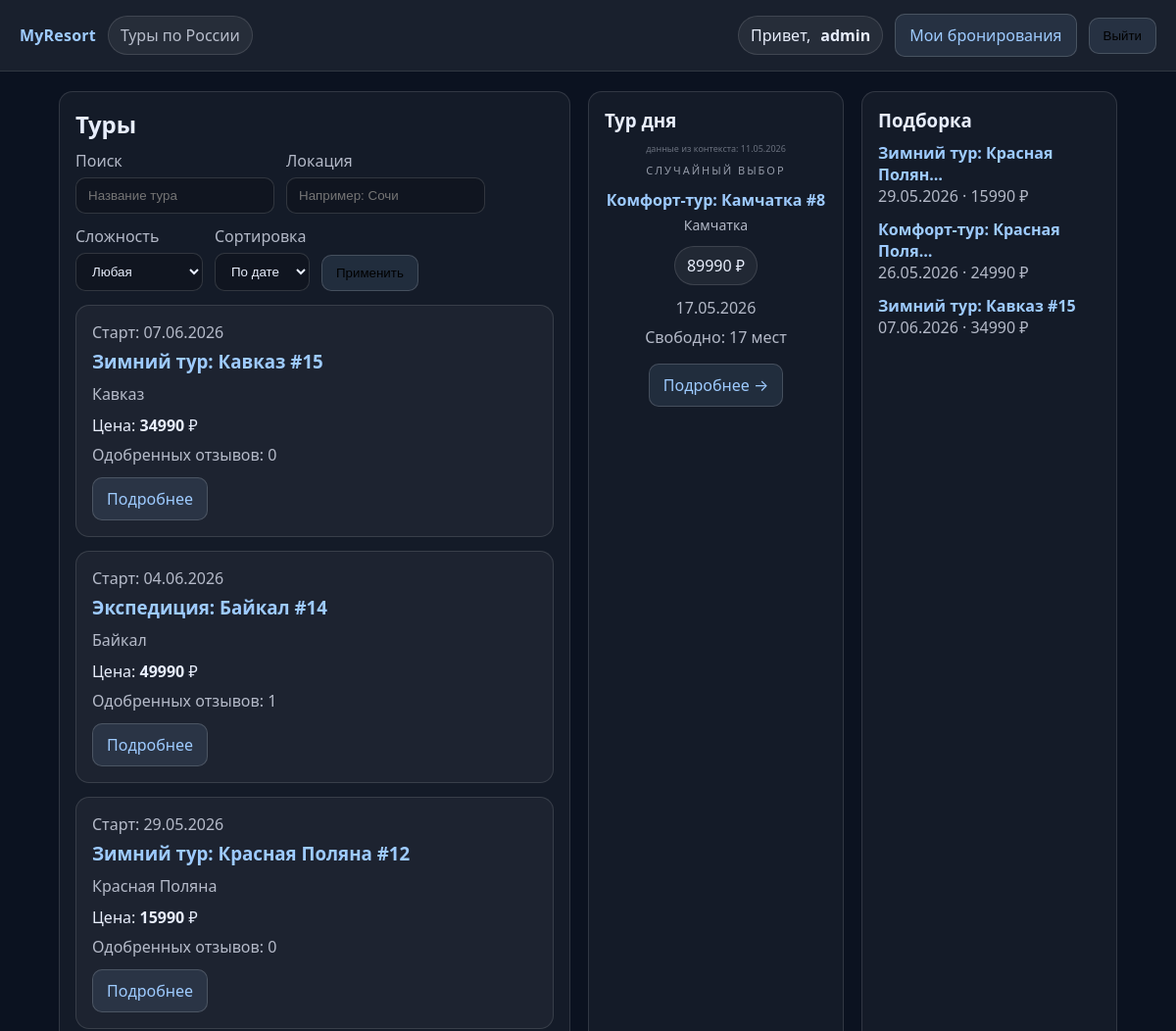
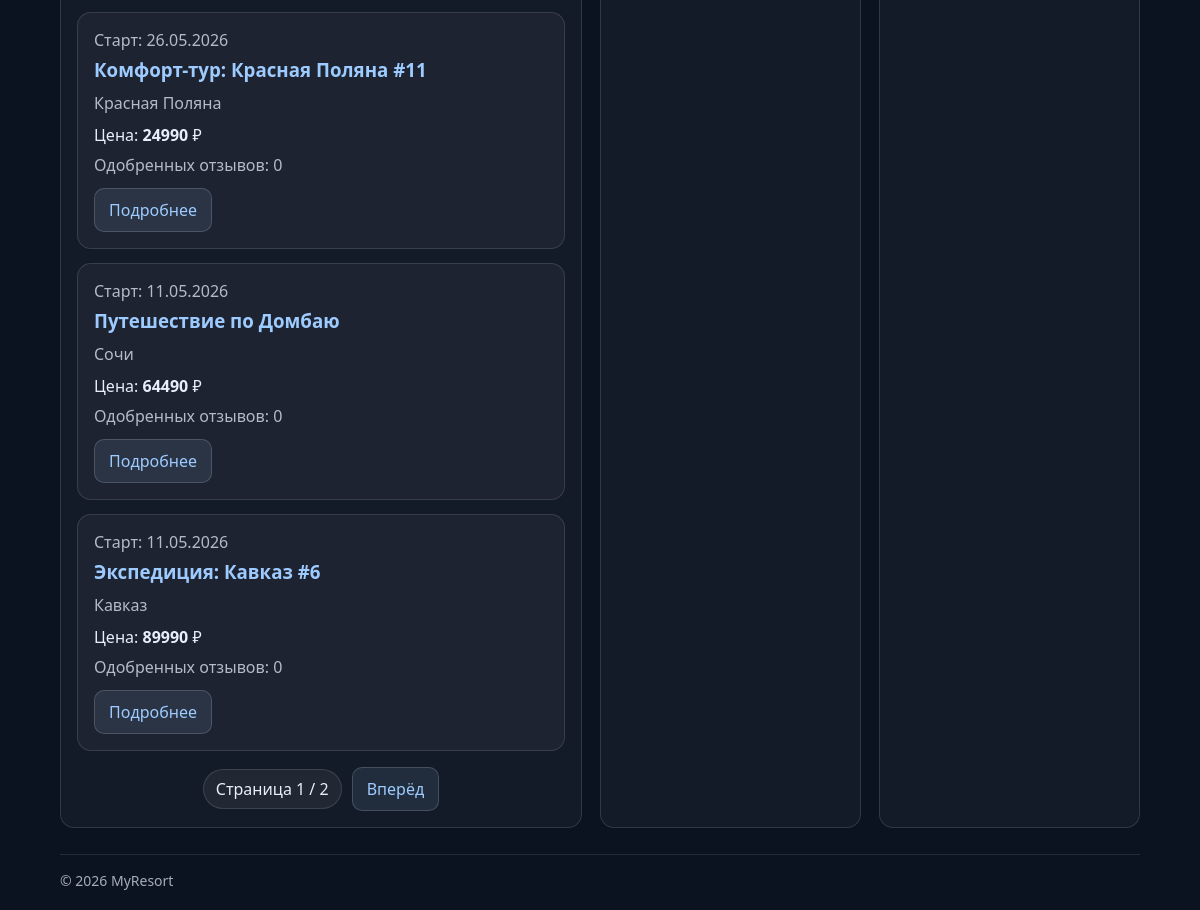
The app's page / (signed in) with its own data (2 pictures, top to bottom).
### resorts/models.py (models this page shows, shortened)
class Tour(models.Model):
    DIFFICULTY_CHOICES = [
        ("beginner", "Начинающий"),
        ("intermediate", "Средний"),
        ("advanced", "Продвинутый"),
        ("expert", "Эксперт"),
    ]
    title = models.CharField(max_length=200, verbose_name="Название тура")
    description = models.TextField(verbose_name="Описание", blank=True)
    location = models.CharField(
        max_length=150,
        blank=True,
        verbose_name="Локация/направление",
    )
    difficulty_level = models.CharField(
        max_length=20,
        choices=DIFFICULTY_CHOICES,
        default="intermediate",
        verbose_name="Уровень сложности",
    )
    start_date = models.DateField(verbose_name="Дата начала")
    end_date = models.DateField(verbose_name="Дата окончания")
    price = models.DecimalField(
        max_digits=10,
        decimal_places=2,
        verbose_name="Стоимость тура (руб.)",
    )
    capacity = models.PositiveIntegerField(
        default=20,
        verbose_name="Максимальное количество человек",
    )
    main_image = models.ImageField(
        upload_to="tours/",
        null=True,
        blank=True,
        verbose_name="Главное изображение",
    )
    created_at = models.DateTimeField(auto_now_add=True, verbose_name="Дата создания")
    updated_at = models.DateTimeField(auto_now=True, verbose_name="Дата обновления")
    created_by = models.ForeignKey(
        User,
        on_delete=models.SET_NULL,
        null=True,
        blank=True,
        related_name="created_tours",
        verbose_name="Кто создал",
    )
    objects = TourManager()
    class Meta:
        verbose_name = "Тур"
        verbose_name_plural = "Туры"
        ordering = ["-start_date", "-id"]
    def get_absolute_url(self):
        return reverse("resorts:tour_detail", kwargs={"pk": self.pk})
    @property
    def booked_people(self) -> int:
        return (
            self.bookings.exclude(status="cancelled")
            .aggregate(total=models.Sum("people_count"))
            .get("total")
            or 0
        )
    @property
    def free_places(self) -> int:
        return max(0, int(self.capacity) - int(self.booked_people))

### resorts/views.py (the view)
# urls.py: path("", views.tour_list, name="tour_list"),
def tour_list(request):
    qs = (
        Tour.objects.upcoming()
        .filter(title__icontains=request.GET.get("q", "").strip())
        .filter(location__icontains=request.GET.get("location", "").strip())
    )
    difficulty = request.GET.get("difficulty", "").strip()
    if difficulty:
        qs = qs.filter(difficulty_level=difficulty)
    qs = qs.exclude(reviews__moderation_status="rejected")
    sort = request.GET.get("sort", "date")
    if sort == "price":
        qs = qs.order_by("price", "-start_date")
    else:
        qs = qs.order_by("-start_date", "-id")
    qs = qs.annotate(
        approved_reviews=Count(
            "reviews",
            filter=Q(reviews__moderation_status="approved"),
            distinct=True,
        )
    )
    paginator = Paginator(qs, 6)
    page = request.GET.get("page", 1)
    try:
        tours_page = paginator.page(page)
    except PageNotAnInteger:
        tours_page = paginator.page(1)
    except EmptyPage:
        tours_page = paginator.page(paginator.num_pages)
    return render(
        request,
        "resorts/tour_list.html",
        {
            "tours_page": tours_page,
            "difficulty_choices": Tour.DIFFICULTY_CHOICES,
            "now": timezone.now(),
            "today": timezone.localdate(),
        },
    )

### resorts/models.py (called while the page is built)
    def upcoming(self):
        return self.filter(end_date__gte=timezone.localdate())

    def get_queryset(self):
        return TourQuerySet(self.model, using=self._db)

    def upcoming(self):
        return self.get_queryset().upcoming()

### resorts/templatetags/resort_tags.py (called while the page is built)
@register.simple_tag
def current_year():
    return timezone.localdate().year

@register.inclusion_tag("resorts/_tour_of_day.html", takes_context=True)
def tour_of_day(context):
    today = context.get("today", timezone.localdate())
    upcoming_tours = list(Tour.objects.upcoming())
    if upcoming_tours:
        random_tour = random.choice(upcoming_tours)
    else:
        random_tour = None
    return {
        "tour_of_day": random_tour,
        "today": today,
        "from_context": "today" in context
    }

@register.simple_tag
def featured_tours(limit=3):
    return Tour.objects.upcoming().order_by("price", "-start_date")[: int(limit)]

### resorts/templates/resorts/tour_list.html (shortened to what this page needs)
{% extends "resorts/base.html" %}
{% load resort_tags %}
{% block content %}
  <div class="grid" style="display: grid; grid-template-columns: 2fr 1fr 1fr; gap: 18px;">
    <div class="card">
      <h2 style="margin:0 0 10px 0;">Туры</h2>
      <form method="get" class="row" style="margin: 10px 0 14px 0;">
        <div>
          <label class="muted">Поиск</label><br>
          <input name="q" value="{{ request.GET.q }}" placeholder="Название тура">
        </div>
        <div>
          <label class="muted">Локация</label><br>
          <input name="location" value="{{ request.GET.location }}" placeholder="Например: Сочи">
        </div>
        <div>
          <label class="muted">Сложность</label><br>
          <select name="difficulty">
            <option value="">Любая</option>
          </select>
        </div>
        <div>
          <label class="muted">Сортировка</label><br>
          <select name="sort">
            <option value="date" {% if request.GET.sort != "price" %}selected{% endif %}>По дате</option>
          </select>
        </div>
        <div style="align-self:end;">
          <button class="btn" type="submit">Применить</button>
        </div>
      </form>
      {% if tours_page.object_list %}
        <div class="row" style="gap: 14px;">
          {% for tour in tours_page.object_list %}
            <div class="card" style="flex:1 1 320px;">
              <div class="muted">Старт: {{ tour.start_date|date:"d.m.Y" }}</div>
              <h3 style="margin: 6px 0 10px 0;">
                <a href="{{ tour.get_absolute_url }}">{{ tour.title }}</a>
              </h3>
              <div class="muted">{{ tour.location|default:"—" }}</div>
              <div style="margin-top:10px;">
                Цена: <strong>{{ tour.price|floatformat:0 }}</strong> ₽
              </div>
              <div class="muted" style="margin-top:8px;">
                Одобренных отзывов: {{ tour.approved_reviews }}
              </div>
              <div style="margin-top: 12px;">
                <a class="btn" href="{{ tour.get_absolute_url }}">Подробнее</a>
              </div>
            </div>
          {% endfor %}
        </div>
        <div class="pager">
          <span class="pill">Страница {{ tours_page.number }} / {{ tours_page.paginator.num_pages }}</span>
          {% if tours_page.has_next %}
            <a class="btn" href="?page={{ tours_page.next_page_number }}">Вперёд</a>
          {% endif %}
        </div>
      {% else %}
        <div class="muted">Ничего не найдено.</div>
      {% endif %}
    </div>
    <div class="card">
      <h3 style="margin:0 0 10px 0;"> Тур дня</h3>
      {% tour_of_day %}
    </div>
    <div class="card">
      <h3 style="margin:0 0 10px 0;"> Подборка</h3>
      {% featured_tours 3 as ftours %}
      {% for t in ftours %}
        <div style="margin-bottom: 12px;">
          <a href="{{ t.get_absolute_url }}"><strong>{{ t.title|truncatechars:26 }}</strong></a><br>
          <span class="muted">{{ t.start_date|date:"d.m.Y" }} · {{ t.price|floatformat:0 }} ₽</span>
        </div>
      {% empty %}
        <div class="muted">Пока нет туров.</div>
      {% endfor %}
    </div>
  </div>
{% endblock %}

### resorts/templates/resorts/_user_block.html (shortened to what this page needs)
{% if request.user.is_authenticated %}
    <div class="row" style="align-items:center;">
        <span class="pill">Привет, <strong>{{ request.user.username }}</strong></span>
        <a class="btn" href="{% url 'resorts:my_bookings' %}">Мои бронирования</a>
        <form method="post" action="{% url 'logout' %}" style="display: inline;">
            <button type="submit" class="btn">Выйти</button>
        </form>
    </div>
{% else %}
    <div class="row" style="align-items:center;">
        <a class="btn" href="{% url 'login' %}">Войти</a>
        <a class="btn" href="{% url 'resorts:signup' %}">Регистрация</a>
    </div>
{% endif %}

### resorts/templates/resorts/_tour_of_day.html (shortened to what this page needs)
{% if tour_of_day %}
    <div style="text-align: center;">
        {% if from_context %}
            <div style="font-size: 9px; opacity: 0.4; margin-bottom: 5px;">
                данные из контекста: {{ today|date:"d.m.Y" }}
            </div>
        {% endif %}
        <div style="font-size: 11px; text-transform: uppercase; letter-spacing: 2px; opacity: 0.6; margin-bottom: 12px;">
            Случайный выбор
        </div>
        <h4 style="margin: 10px 0 5px;">
            <a href="{% url 'resorts:tour_detail' tour_of_day.pk %}">{{ tour_of_day.title }}</a>
        </h4>
        <div class="muted" style="font-size: 14px;">
            {{ tour_of_day.location|default:"—" }}
        </div>
        <div style="margin: 12px 0;">
            <span class="pill">{{ tour_of_day.price|floatformat:0 }} ₽</span>
        </div>
        <div style="margin-bottom: 8px;">
            <span class="muted">{{ tour_of_day.start_date|date:"d.m.Y" }}</span>
        </div>
        <div>
            <span class="muted"> Свободно: {{ tour_of_day.free_places }} мест</span>
        </div>
        <div style="margin-top: 16px;">
            <a class="btn" href="{% url 'resorts:tour_detail' tour_of_day.pk %}">Подробнее →</a>
        </div>
    </div>
{% else %}
    <div style="text-align: center; padding: 20px;">
        <div style="font-size: 32px; opacity: 0.5;">🎿</div>
        <div class="muted" style="margin-top: 10px;">Пока нет предстоящих туров</div>
    </div>
{% endif %}

### resorts/templates/resorts/base.html (style rules this page uses)
body { font-family: system-ui, -apple-system, Segoe UI, Roboto, Arial, sans-serif; margin: 0; background: #0b1220; color: #e8eefc; }
a { color: #9ecbff; text-decoration: none; }
.pill { display: inline-flex; gap: 10px; align-items: center; padding: 8px 12px; border: 1px solid rgba(255,255,255,0.12); border-radius: 999px; background: rgba(255,255,255,0.06); }
.grid { display: grid; grid-template-columns: 2fr 1fr; gap: 18px; }
.card { padding: 16px; border: 1px solid rgba(255,255,255,0.12); border-radius: 14px; background: rgba(255,255,255,0.04); }
.muted { color: rgba(232,238,252,0.75); }
.btn { display: inline-block; padding: 10px 14px; border-radius: 10px; border: 1px solid rgba(255,255,255,0.16); background: rgba(158,203,255,0.10); }
.row { display: flex; gap: 12px; flex-wrap: wrap; }
input, select { padding: 10px 12px; border-radius: 10px; border: 1px solid rgba(255,255,255,0.14); background: rgba(0,0,0,0.20); color: #e8eefc; }
label { display: inline-block; margin-bottom: 6px; }
.pager { display: flex; gap: 10px; align-items: center; justify-content: center; margin-top: 16px; }

### records on screen
Tour: start_date "07.06.2026", title "Зимний тур: Кавказ #15", location "Кавказ", price "34990", approved_reviews "0"
Tour: start_date "04.06.2026", title "Экспедиция: Байкал #14", location "Байкал", price "49990", approved_reviews "1"
Tour: start_date "29.05.2026", title "Зимний тур: Красная Поляна #12", location "Красная Поляна", price "15990", approved_reviews "0", title "Зимний тур: Красная Полян…"
Tour: start_date "26.05.2026", title "Комфорт-тур: Красная Поляна #11", location "Красная Поляна", price "24990", approved_reviews "0", title "Комфорт-тур: Красная Поля…"
Tour: start_date "11.05.2026", title "Путешествие по Домбаю", location "Сочи", price "64490", approved_reviews "0"
Tour: start_date "11.05.2026", title "Экспедиция: Кавказ #6", location "Кавказ", price "89990", approved_reviews "0"
Tour: title "Комфорт-тур: Камчатка #8", location "Камчатка", price "89990", start_date "17.05.2026", free_places "17"

### other values on screen
{{ request.user.username }} "admin"
{{ tours_page.number }} "1"
{{ tours_page.paginator.num_pages }} "2"
{{ today|date:"d.m.Y" }} "11.05.2026"
